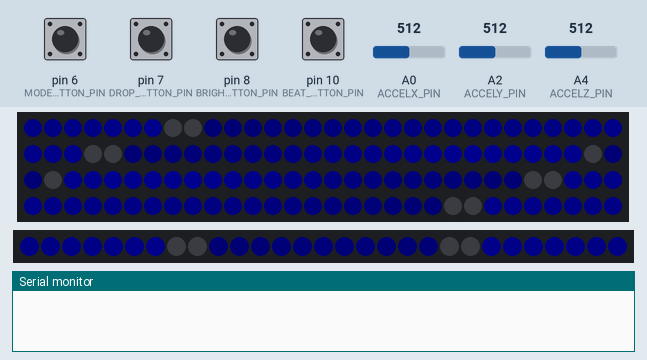
The program below on a simulated Arduino Nano, built with avr-gcc and run on an emulated ATmega328P. Parts: 120 RGB LEDs in strip order, left to right, continuing on the next row, 29 RGB LEDs in strip order, left to right, the last lines printed to the serial monitor. The inputs (shaded band) are chosen by the test bench; at power-on: pin 6 (MODE_BUTTON_PIN), pin 7 (DROP_BUTTON_PIN), pin 8 (BRIGHTNESS_BUTTON_PIN), pin 10 (BEAT_BUTTON_PIN) HIGH, A0 (ACCELX_PIN) = 512, A2 (ACCELY_PIN) = 512, A4 (ACCELZ_PIN) = 512. Dim RGB values are drawn brighter than linear; random numbers use the default seed unless the program sets one.

Above: at 1.7 s.
1.8 s: pin 8 (BRIGHTNESS_BUTTON_PIN) pulled LOW for 0.15 s
At 2.19 s:
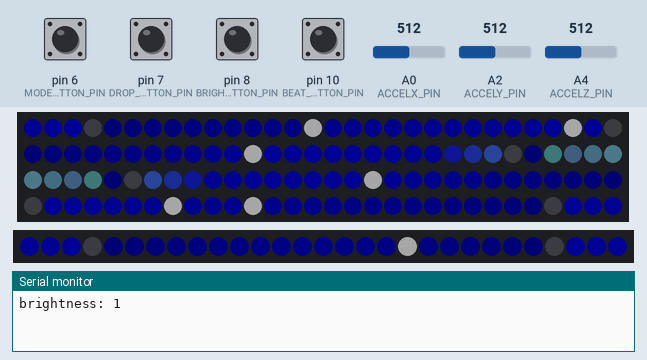
2.5 s: pin 7 (DROP_BUTTON_PIN) pulled LOW for 0.15 s
At 3.11 s:
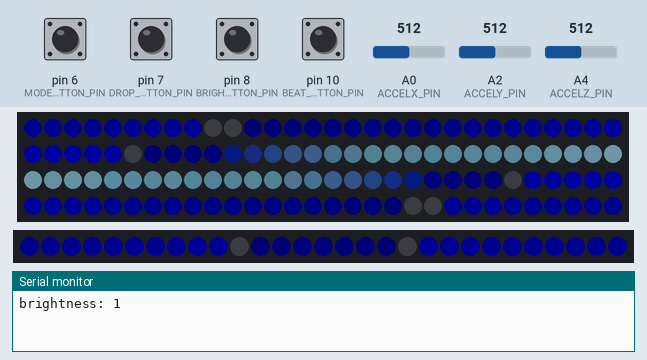
3.2 s: pin 6 (MODE_BUTTON_PIN) pulled LOW for 0.15 s
3.9 s: A0 (ACCELX_PIN) set to 716
At 4.24 s:
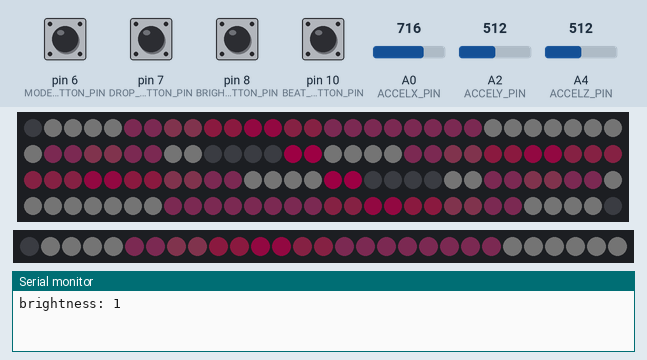
6.5 s: A2 (ACCELY_PIN) set to 0
At 6.96 s:
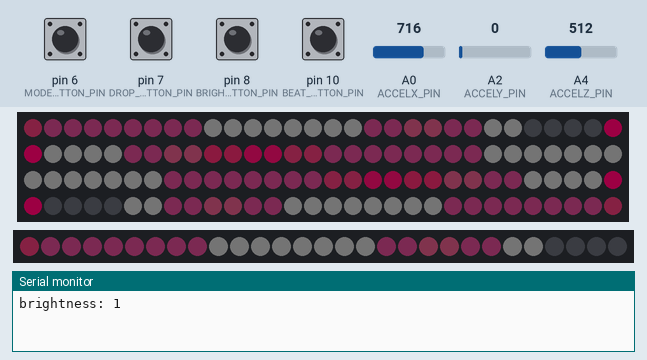
9.5 s: pin 6 (MODE_BUTTON_PIN) pulled LOW for 0.15 s
At 9.99 s:
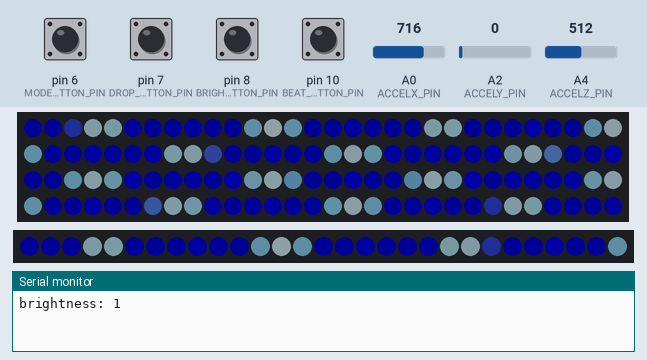
Timing chart, 0 to 11.2 s (numbered marks = the images above; inputs shaded):
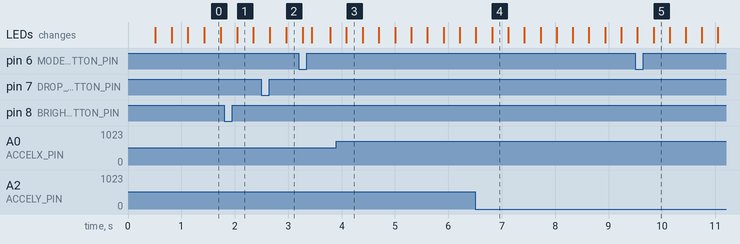

The program:

main.cpp
```cpp
#include <Bounce2.h>
#include <FastLED.h>
// #include <EEPROM.h>

#define DEBUG

#ifdef DEBUG
  #define DEBUG_PRINT(msg) (Serial.println(msg))
#else
  #define DEBUG_PRINT(msg) ()
#endif

// Digital PINs
#define LED_PIN_CH1 4
#define LED_PIN_CH2 2
#define MODE_BUTTON_PIN 6
#define DROP_BUTTON_PIN 7
#define BRIGHTNESS_BUTTON_PIN 8
#define BEAT_BUTTON_PIN 10

// Analog PINs
#define ACCELX_PIN A0
#define ACCELY_PIN A2
#define ACCELZ_PIN A4

// Other constants
#define BAUD_RATE 9600
#define NUM_LEDS_CH0 120
#define NUM_LEDS_CH1 29
#define FRAME_LENGTH 33 // 30 fps
#define NUM_STATES 2
#define MAX_MILLIAMPS 500 // should run for ~8h on 2x2000maH 18650

#include <Pattern.h>
#include <PatternList.h>
#include <PatternState.h>
#include <PaletteList.h>

#include <Plasma.h>
#include <Juggle.h>
#include <Sinelon.h>
#include <Confetti.h>
#include <Heartbeat.h>
#include <Bpm.h>

#include <BrightnessControl.h>
#include <ModeControl.h>
#include <BeatControl.h>
#include <DropControl.h>
#include <AccellerationControl.h>

CRGB ledsCh0[NUM_LEDS_CH0];
PatternState stateCh0(NUM_LEDS_CH0, ledsCh0);

CRGB ledsCh1[NUM_LEDS_CH1];
PatternState stateCh1(NUM_LEDS_CH1, ledsCh1);

Heartbeat *heartbeat = new Heartbeat();
Pattern *patternItems[] = {
  new Bpm(),
  heartbeat,
  new Plasma(),
  new Juggle(),
  new Sinelon(),
  new Confetti()
};
PatternList patternList(6, patternItems);

CRGBPalette16 *paletteItems[] = {
  new CRGBPalette16(
    CRGB::Blue,
    CRGB::DarkBlue,
    CRGB::DarkBlue,
    CRGB::DarkBlue,
    CRGB::DarkBlue,
    CRGB::DarkBlue,
    CRGB::DarkBlue,
    CRGB::DarkBlue,
    CRGB::Blue,
    CRGB::DarkBlue,
    CRGB::SkyBlue,
    CRGB::SkyBlue,
    CRGB::LightBlue,
    CRGB::White,
    CRGB::LightBlue,
    CRGB::SkyBlue
  ),
  // Lava
  new CRGBPalette16(
    CRGB::Black,
    CRGB::Maroon,
    CRGB::Black,
    CRGB::Maroon,
    CRGB::DarkRed,
    CRGB::Maroon,
    CRGB::DarkRed,
    CRGB::DarkRed,
    CRGB::DarkRed,
    CRGB::Red,
    CRGB::Orange,
    CRGB::White,
    CRGB::Orange,
    CRGB::Red,
    CRGB::DarkRed,
    CRGB::Black
  ),
  // Rainbow
  new CRGBPalette16(
    0xFF0000, 0xD52A00, 0xAB5500, 0xAB7F00,
    0xABAB00, 0x56D500, 0x00FF00, 0x00D52A,
    0x00AB55, 0x0056AA, 0x0000FF, 0x2A00D5,
    0x5500AB, 0x7F0081, 0xAB0055, 0xD5002B
  )
};
PaletteList paletteList(3, paletteItems);


BrightnessControl brightnessControl(BRIGHTNESS_BUTTON_PIN);
ModeControl modeControl(MODE_BUTTON_PIN);
BeatControl beatControl(BEAT_BUTTON_PIN);
DropControl dropControl(DROP_BUTTON_PIN);
AccellerationControl accellerationControl(ACCELX_PIN, ACCELY_PIN, ACCELZ_PIN);

// See https://learn.adafruit.com/multi-tasking-the-arduino-part-1/using-millis-for-timing
long previousMillis = 0;

// // Cycle mode in persistent memory on every on switch.
// // More resilient against hardware failures than a button.
// void updateModeFromEEPROM() {
//   mode = EEPROM.read(0);
//   if(!mode) {
//     mode = 1;
//   }
//   mode = (mode % modeCount) + 1;
//
//   EEPROM.write(0, mode);
// }

void setup() {
  // Sanity delay
  delay(500);

  FastLED.addLeds<NEOPIXEL, LED_PIN_CH1>(ledsCh0, NUM_LEDS_CH0);
  FastLED.addLeds<NEOPIXEL, LED_PIN_CH2>(ledsCh1, NUM_LEDS_CH1);

  Serial.begin(BAUD_RATE);

  // https://github.com/FastLED/FastLED/wiki/Power-notes#managing-power-in-fastled
  FastLED.setMaxPowerInVoltsAndMilliamps(5,MAX_MILLIAMPS);

  brightnessControl.setup();
  FastLED.setBrightness(brightnessControl.getBrightness());

  modeControl.setup();

  beatControl.setup();

  dropControl.setup();

  stateCh0.palette = paletteList.curr();
  patternList.setState(0, &stateCh0);

  stateCh1.palette = paletteList.curr();
  patternList.setState(1, &stateCh1);

  // updateModeFromEEPROM();
}

void loop() {
  // Timing
  unsigned long currentMillis = millis();

  // Mode and Palette
  modeControl.update();
  if(modeControl.rose()) {
    if(modeControl.wasLongPress()) {
      CRGBPalette16 *palette = paletteList.next();
      stateCh0.palette = palette;
      stateCh1.palette = palette;
    } else {
      patternList.next();
    }
  }
  Pattern *currPattern = patternList.curr();

  // Beat
  beatControl.update();
  currPattern->setBpm(beatControl.getBpm());
  currPattern->setOnBeat(beatControl.onBeat());
  currPattern->setBeatProgress(beatControl.beatProgress());

  // Drop
  dropControl.update();
  currPattern->setIsDropping((dropControl.read() == LOW));

  // Accelleration
  int magnitude;
  EVERY_N_MILLISECONDS(100) {
    // Expensive calc, perform sparingly
    accellerationControl.update();
    magnitude = accellerationControl.getAdjustedMagnitude();
    heartbeat->setMagnitude(magnitude);
  }

  // Patterns
  int frameLength = currPattern->getFrameLength();
  // Should use EVERY_N_MILLISECONDS, but the C++ macro
  // can't seem to change values dynamically
  if(currentMillis - previousMillis > frameLength) {
    previousMillis = currentMillis;
    patternList.loop(0);

    // Brightness
    brightnessControl.update();
    FastLED.setBrightness(brightnessControl.getBrightness());

    FastLED.show();
  }

}
```

AccellerationControl.h
```cpp
/**
 * Calculates a magnitude based on accellerometer reads.
 * Smooths out gains and losses to transition between different readings over time.
 *
 * The maxMagnitude value depends on the sensor and setup,
 * some sensors will send down more current based on the same amount of motion.
 * Adjust accordingly.
 */
class AccellerationControl {

  int xPin;
  int yPin;
  int zPin;
  int currentMagnitude;
  int minMagnitude = 0;
  int maxMagnitude = 40; // max difference between two magnitude measurements
  int gainRatePerBeat = 10; // change towards new target magnitude
  int decayRatePerBeat = 1; // move back towards minMagnitude
  int sampleSize = 8; // smooth out accelerometer readings
  int targetMagnitude = maxMagnitude;
  int adjustedMagnitude = maxMagnitude;

  /**
   * Get a magnitude across all vectors.
   * Smooth out result through a rolling average
   */
  int getRawMagnitude() {
    float avgMag = 0;
    for(int x = 0 ; x < sampleSize ; x++) {
      float aX = analogRead(xPin);
      float aY = analogRead(yPin);
      float aZ = analogRead(zPin);

      float magnitude = sqrt((aX * aX) + (aY * aY) + (aZ * aZ));
      avgMag += magnitude;

      // Serial.print(aX);
      // Serial.print(",");
      // Serial.print(aY);
      // Serial.print(",");
      // Serial.print(aZ);
      // Serial.println();
    }
    avgMag /= sampleSize;

    // Serial.println(avgMag);

    return avgMag;
  }

public:
  AccellerationControl(int _xPin, int _yPin, int _zPin):
    xPin(_xPin), yPin(_yPin), zPin(_zPin)
  {
    // no-op
  }

  void setup()
  {
  }

  void update()
  {
    int newMagnitude = getRawMagnitude();
    int magnitudeDiff = abs(currentMagnitude - newMagnitude);

    // Get new target (smoothed out over a couple of readings)
    targetMagnitude = max(
      constrain(magnitudeDiff, minMagnitude, maxMagnitude),
      targetMagnitude
    );

    // Slowly work towards new target (either increasing or decreasing)
    if(adjustedMagnitude <= targetMagnitude) {
      adjustedMagnitude = constrain(
        constrain(
          targetMagnitude + gainRatePerBeat,
          minMagnitude,
          maxMagnitude
        ),
        minMagnitude,
        maxMagnitude
      );
    } else {
      adjustedMagnitude = constrain(
        constrain(
          targetMagnitude - gainRatePerBeat,
          minMagnitude,
          maxMagnitude
        ),
        minMagnitude,
        maxMagnitude
      );
    }

    // Slowly decay max target
    targetMagnitude = targetMagnitude - decayRatePerBeat;
    targetMagnitude = constrain(
      targetMagnitude,
      minMagnitude,
      maxMagnitude
    );

  //  Serial.print(magnitudeDiff);
  //  Serial.print("\t");
  //  Serial.print(targetMagnitude);
  //  Serial.print("\t");
  //  Serial.print(adjustedMagnitude);
  //  Serial.println();

   currentMagnitude = newMagnitude;
  }

  int getAdjustedMagnitude()
  {
    return adjustedMagnitude;
  }

};
```

BeatControl.h
```cpp
#include <ArduinoTapTempo.h>

class BeatControl {
  int pin;
  ArduinoTapTempo tapTempo;

public:
  BeatControl(int _pin): pin(_pin)
  {
    // no-op
  }

  void setup()
  {
    pinMode(pin, INPUT_PULLUP);
  }

  void update()
  {
    boolean buttonDown = digitalRead(pin) == LOW;
    tapTempo.update(buttonDown);
  }

  float getBpm()
  {
    return tapTempo.getBPM();
  }

  bool onBeat()
  {
    return tapTempo.onBeat();
  }

  float beatProgress()
  {
    return tapTempo.beatProgress();
  }
};
```

Bpm.h
```cpp
#include "Pattern.h"

/**
 * colored stripes pulsing at a defined Beats-Per-Minute (BPM)
 */
class Bpm: public Pattern {

  /**
   * Rotating "base color" used by many of the patterns
   */
  uint8_t gHue = 0;

  /**
   * "Frame" in which a single LED will glitter.
   * Smaller frames means more glitter
   */
  int glitterFrame = 20;

  void loopDefault(PatternState *state)
  {
    int halfPoint = (int)state->ledsSize/2;
    uint8_t beat = beat8( bpm);

    for( int i = 0; i <= halfPoint; i++) {
      CRGB color = ColorFromPalette(*state->palette, gHue+(i*2), beat-gHue+(i*10));
      state->leds[i] = color;
      state->leds[state->ledsSize - i - 1] = color;
    }

    // Add some glitter on parts the first beat (of four)
    if (beatProgress < 0.15) {
      CRGB firstColor = ColorFromPalette(*state->palette, gHue, 255);
      for ( int j = 0; j < (int)(state->ledsSize/glitterFrame); j++ ) {
        int min = glitterFrame * j;
        int max = glitterFrame * (j+1);
        if (max >= state->ledsSize) {
          max = state->ledsSize - 1;
        }
        // state->leds[ min ] = firstColor;
        state->leds[ random16(min,max) ] = CRGB::White;
      }
    }

    EVERY_N_MILLISECONDS( 20 ) { gHue++; }
  }

  void loopDrop(PatternState *state)
  {
    // flash for the first beat (of four)
    if( beatProgress < 0.25 ) {
      for( int i = 0; i < state->ledsSize; i++) {
        // One in three chance of lighting up
        state->leds[i] = (random8(3) == 0) ? CRGB::White : CRGB::Black;
      }
    } else {
      for( int i = 0; i < state->ledsSize; i++) {
        state->leds[i] = CRGB::Black;
      }
    }
  }

  public:
    void loopForState(PatternState *state, byte fade)
    {
      if(isDropping) {
        loopDrop(state);
      } else {
        loopDefault(state);
      }
    }

};
```

BrightnessControl.h
```cpp
#include <Bounce2.h>

class BrightnessControl {
  Bounce button;
  int index = 0; // start with lowest brightness
  byte brightnesses[3] = {20,40,60}; // 0 to 100
  int pin;

public:
  BrightnessControl(int _pin): pin(_pin)
  {
    // no-op
  }

  void setup()
  {
    pinMode(pin, INPUT_PULLUP);
    button.attach(pin);
    button.interval(50);
  }

  void update()
  {
    button.update();
    if(button.fell()) {
      index = ((index + 1) % 3);
      Serial.print("brightness: ");
      Serial.println(index);
    }
  }

  byte getBrightness()
  {
    return brightnesses[index];
  }
};
```

Confetti.h
```cpp
#include "Pattern.h"

/**
 * random colored speckles that blink in and fade smoothly
 */
class Confetti: public Pattern {

  /**
   * Rotating "base color" used by many of the patterns
   */
  uint8_t gHue = 0;

  public:
    void loopForState(PatternState *state, byte fade)
    {
      fadeToBlackBy( state->leds, state->ledsSize, 10);
      int pos = random16(state->ledsSize);
      if (isDropping) {
        // Colorful
        state->leds[pos] += CHSV( gHue + random8(64), 200, 255);
      } else {
        // Default Palette
        state->leds[pos] += ColorFromPalette(*state->palette, gHue, 255);
      }

      EVERY_N_MILLISECONDS( 20 ) { gHue++; }
    }
};
```

DropControl.h
```cpp
#include <Bounce2.h>

class DropControl {
  Bounce _button;
  int pin;
  unsigned long _millisAtPress = 0;
  int _longPressMillis = 1000;
  bool _wasLongPress = false;

public:
  DropControl(int _pin): pin(_pin)
  {
    // no-op
  }

  void setup()
  {
    pinMode(pin, INPUT_PULLUP);
    _button.attach(pin);
    _button.interval(50);
  }

  void update()
  {
    _button.update();
    if (_button.fell()) {
      _millisAtPress = millis();
    }
    if (_button.rose()) {
      _wasLongPress = ((millis() - _millisAtPress) > _longPressMillis);
      _millisAtPress = 0;
    }
  }

  bool fell()
  {
    return _button.fell();
  }

  bool rose()
  {
    return _button.rose();
  }

  int read()
  {
    return _button.read();
  }

  /**
   * Was the last press a long one?
   */
  bool wasLongPress()
  {
    return _wasLongPress;
  }
};
```

Heartbeat.h
```cpp
#include "Pattern.h"

#define HEARTBEAT_MODE_SPLIT 0
#define HEARTBEAT_MODE_FULL 1

/**
 * Runs a heartbeat pattern along the strip, with brightness and hue
 * values based on a "magnitude". A lower magnitue is cooler and darker.
 * This allows hooking up the pattern to sensors, like an accellerometer.
 */
class Heartbeat: public Pattern {

  // config
  byte beat[22]  = {10,2,2,3,4,6,8,5,3,3,3,3,2,2,2,2,3,4,3,2,1,0}; // From http://ecg.utah.edu/img/items/Normal%2012_Lead%20ECG.jpg
  int beatLength = 22;
  int beatMaxIntensity = 10; // max value in beat array
  int movesPerBeat = 2; // determines the speed, not the tempo
  int minBrightnessDivisor= 150; // lower = brighter
  int maxBrightnessDivisor = 300; // higher = dimmer
  int minHue = 160; // hue value under low motion, as defined through minMagnitude (from 0-255)
  int maxHue = 255; // hue value under high motion, as defined through maxMagnitude (from 0-255)
  int minMagnitude = 0;
  int maxMagnitude = 40; // max difference between two magnitude measurements

  // state
  byte bufr[NUM_LEDS_CH0]; // TODO Remove hardcoding, relies on first channel being "split" mode
  byte offset = 0;
  int magnitude = 10;
  int mode = HEARTBEAT_MODE_FULL;
  int hue = 0;
  int brightnessFactor = 220;

  void moveBuffer(int ledsSize) {
    int i;
    byte c = (int) beat[offset] * 255 / beatMaxIntensity;
    int midPoint = ledsSize/2;

    // Move current beat intensity from middle to beginning of strip (backward in buffer)
    bufr[midPoint - 1] = c;
    for (i=0;i<midPoint - 1;i++){
      bufr[i] = bufr[i+1];
    }

    // Move current beat intensity from middle to end of strip (forward in buffer)
    bufr[midPoint] = c;
    for (i=ledsSize - 1;i>midPoint;i--){
      bufr[i] = bufr[i-1];
    }
  }

  void updateParameters() {
    // Go from a cool color on low to a warm color on high activity
    hue = map(
      magnitude,
      minMagnitude,
      maxMagnitude,
      minHue,
      maxHue
    );

    // Lower magnitude means more brightness reduction
    brightnessFactor = map(
      magnitude,
      minMagnitude,
      maxMagnitude,
      maxBrightnessDivisor,
      minBrightnessDivisor
    );
  }

  public:
    void loop(byte fade)
    {
      offset = (offset + 1) % beatLength;
      updateParameters();

      for (int i=0;i<movesPerBeat;i++){
        // Only move *one* buffer for all states, for performance reasons
        // TODO Remove assumption that first state has more LEDs
        moveBuffer(_states[0]->ledsSize);

        // TODO Switch to NUM_STATES
        for(int j=0; j<NUM_STATES; j++) {
          loopForState(_states[j], fade);
        }
      }
    }

    void loopForState(PatternState *state, byte fade)
    {
      int i;
      if (mode == HEARTBEAT_MODE_SPLIT) {
        int halfPoint = (int)sizeof(bufr)/2;
        for (i=0;i<state->ledsSize;i++){
            state->leds[i] = CHSV(hue, bufr[halfPoint], bufr[halfPoint]/(brightnessFactor/100));
        }
      } else if(mode == HEARTBEAT_MODE_FULL) {
        for (i=0;i<state->ledsSize;i++){
            state->leds[i] = CHSV(hue, bufr[i], bufr[i]/(brightnessFactor/100));
        }
      } else {
        // TODO Exception
      }
    }

    void setMagnitude(int _magnitude)
    {
      magnitude = _magnitude;
    }

    int getFrameLength()
    {
      // Delay in milliseconds. BPM are measured by minute, so divide accordingly.
      long msPerBeat = (unsigned int)((60*1000) / (unsigned int)bpm);
      return (int)((unsigned int)msPerBeat / (int)beatLength);
    }
};
```

Juggle.h
```cpp
#include "Pattern.h"

/**
 * Eight colored dots, weaving in and out of sync with each other
 */
class Juggle: public Pattern {
  public:
    void loopForState(PatternState *state, byte fade)
    {
      fadeToBlackBy( state->leds, state->ledsSize, 20);
      byte dothue = 0;
      for( int i = 0; i < 8; i++) {
        state->leds[beatsin16(i+7,0,state->ledsSize)] |= CHSV(dothue, 200, 255);
        dothue += 32;
      }
    }

    int getFrameLength()
    {
      return 1000 / bpm / 2;
    }
};
```

ModeControl.h
```cpp
#include <Bounce2.h>

class ModeControl {
  Bounce _button;
  int pin;
  unsigned long _millisAtPress = 0;
  int _longPressMillis = 500;
  bool _wasLongPress = false;

public:
  ModeControl(int _pin): pin(_pin)
  {
    // no-op
  }

  void setup()
  {
    pinMode(pin, INPUT_PULLUP);
    _button.attach(pin);
    _button.interval(50);
  }

  void update()
  {
    _button.update();
    if (_button.fell()) {
      _millisAtPress = millis();
    }
    if (_button.rose()) {
      _wasLongPress = ((millis() - _millisAtPress) > _longPressMillis);
      _millisAtPress = 0;
    }
  }

  bool fell()
  {
    return _button.fell();
  }

  bool rose()
  {
    return _button.rose();
  }

  /**
   * Was the last press a long one?
   */
  bool wasLongPress()
  {
    return _wasLongPress;
  }
};
```

PaletteList.h
```cpp
/**
 * Represents a list of palettes that you can switch between
 */
class PaletteList {
  private:
    byte _curr;
    byte _num;
    CRGBPalette16 **_palettes;

  public:
    PaletteList(byte num, CRGBPalette16 **palettes): _curr(0), _num(num), _palettes(palettes) {
    }

    /**
     * Switch to the next
     */
    CRGBPalette16* next() {
      _curr = (_curr + 1) % _num;
      return _palettes[_curr];
    }

    CRGBPalette16* curr()
    {
      return _palettes[_curr];
    }

    /**
     * Switch to a random pattern
     */
    void rand() {
      _curr = random(_num);
    }
};
```

Plasma.h
```cpp
#include "Pattern.h"

/**
 * Sine wave (single factor plasma) that moves up the strip
 */
class Plasma: public Pattern {
  public:
    void loopForState(PatternState *state, byte fade)
    {
      for (int i = 0; i < state->ledsSize; i++) {
        byte c = sin8((long) i * 30 - millis() / 2);
        byte colorindex = scale8(c, 200);
        state->leds[i] = ColorFromPalette(*state->palette, colorindex);
      }
    }
};
```

Source omitted: Pattern.h (1542 bytes), PatternList.h (1072 bytes), PatternState.h (1276 bytes), Sinelon.h (731 bytes)
